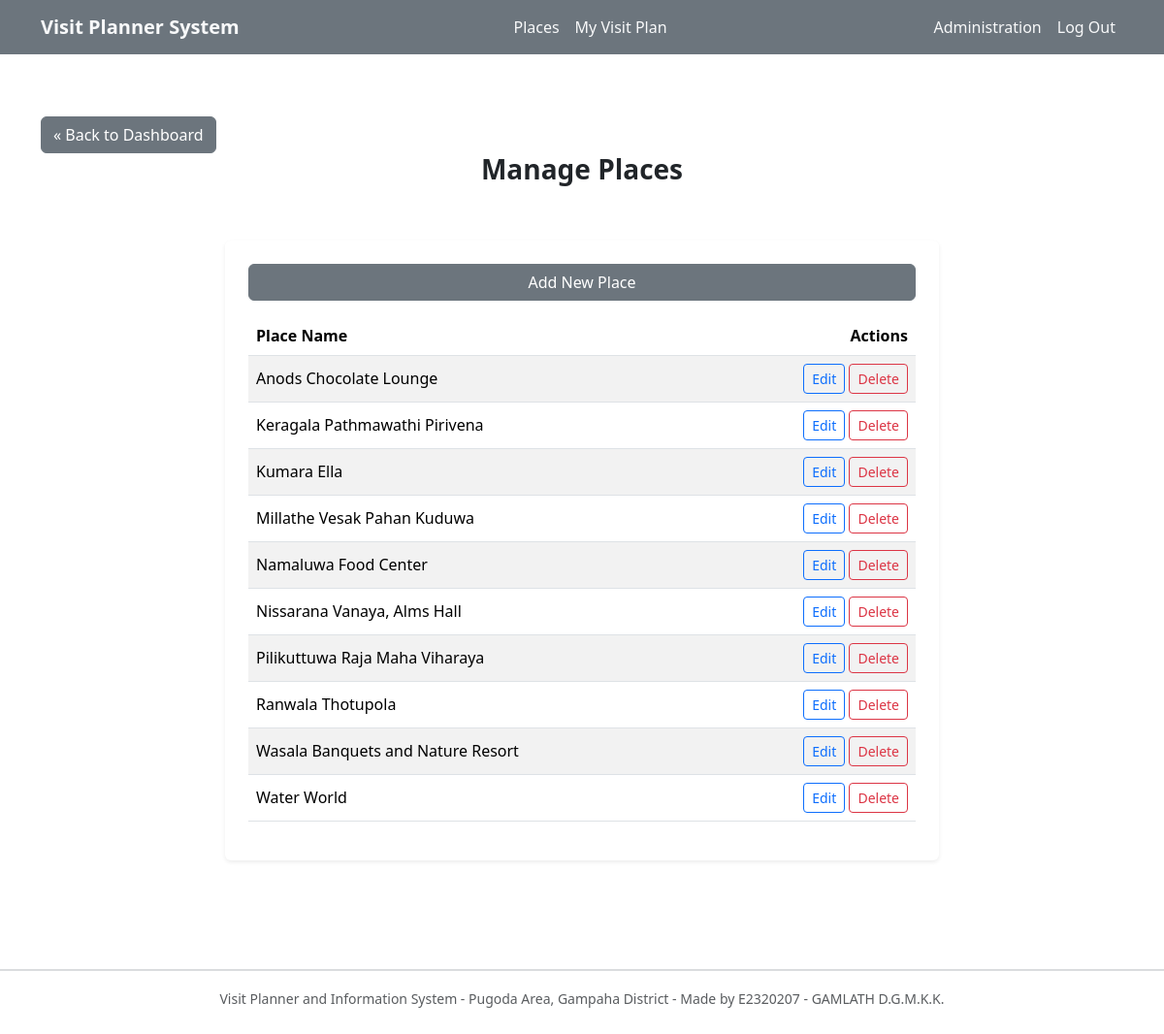
/admin/manage_places.php (signed in), run on the app's committed database.
### tables this page shows
CREATE TABLE IF NOT EXISTS place (
    place_id           INT AUTO_INCREMENT PRIMARY KEY,
    place_name         VARCHAR(255) NOT NULL,
    place_description  TEXT NOT NULL,
    opening_time       VARCHAR(255) DEFAULT 'Not Applicable',
    travel_tip         VARCHAR(255),
    distance_km        DECIMAL(5,2),
    latitude           DECIMAL(10,7),
    longitude          DECIMAL(10,7),
    image_path         VARCHAR(255),
    created_at         TIMESTAMP DEFAULT CURRENT_TIMESTAMP,
    updated_at         TIMESTAMP DEFAULT CURRENT_TIMESTAMP ON UPDATE CURRENT_TIMESTAMP,
    category_id        INT NOT NULL,
    FOREIGN KEY (category_id) REFERENCES category(category_id)
        ON DELETE RESTRICT ON UPDATE CASCADE
);

### admin/manage_places.php (the view, shortened to what this page needs)
<?php
include __DIR__ . '/../includes/header.php';
?>
<div class="container py-5">
    <a href="admin_dashboard.php" class="btn btn-<?= htmlspecialchars($theme_color) ?> mt-3">&laquo; Back to Dashboard</a>
    <div class="row justify-content-center mb-5">
        <div class="col-md-6 text-center">
            <h1 class="h3 fw-bold">Manage Places</h1>
        </div>
    </div>
    <div class="row justify-content-center">
        <div class="col-md-8 col-sm-10">
            <div class="card shadow-sm border-0">
                <div class="card-body p-4">
                    <a href="add_place.php" class="btn btn-<?= htmlspecialchars($theme_color) ?> w-100 mb-3">Add New Place</a>
                    <table class="table table-striped table-hover align-middle">
                        <thead>
                            <tr>
                                <th scope="col">Place Name</th>
                                <th scope="col" class="text-end">Actions</th>
                            </tr>
                        </thead>
                        <tbody>
                            <?php
                            $sql = "SELECT place_id, place_name FROM place ORDER BY place_name ASC";
                            $result = $conn->execute_query($sql);
                            while ($row = $result->fetch_assoc()):
                            ?>
                                <tr>
                                    <td><?= htmlspecialchars($row['place_name'], ENT_QUOTES, 'UTF-8'); ?></td>
                                    <td class="text-end">
                                        <a href="edit_place.php?place_id=<?= urlencode($row['place_id']); ?>" class="btn btn-sm btn-outline-primary">Edit</a>
                                        <form action="#" method="post" style="display:inline;">
                                            <button type="submit" class="btn btn-sm btn-outline-danger" onclick="return confirm('Are you sure you want to delete this place?');">Delete</button>
                                        </form>
                                    </td>
                                </tr>
                            <?php endwhile; ?>
                        </tbody>
                    </table>
                </div>
            </div>
        </div>
    </div>
</div>
<?php
include __DIR__ . '/../includes/footer.php';
?>

### data on the page
place: place_name "Anods Chocolate Lounge"
place: place_name "Keragala Pathmawathi Pirivena"
place: place_name "Kumara Ella"
place: place_name "Millathe Vesak Pahan Kuduwa"
place: place_name "Namaluwa Food Center"
place: place_name "Nissarana Vanaya, Alms Hall"
place: place_name "Pilikuttuwa Raja Maha Viharaya"
place: place_name "Ranwala Thotupola"
place: place_name "Wasala Banquets and Nature Resort"
place: place_name "Water World"
